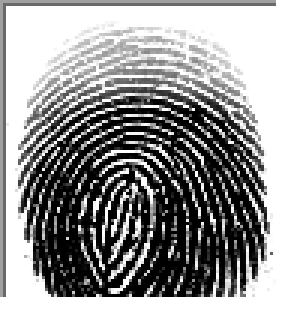
#> input picture GUI/Real/1__M_Left_index_finger.BMP, 96 x 103 px (shown 3 times larger)
$ python scanner.py
#> lines starting #> are read from the running program, lines starting #| are printed output that depends on the picture
#> the answer given: GUI/Real/1__M_Left_index_finger.BMP
import cv2
import numpy as np
import os
from tkinter import filedialog
from PIL import Image, ImageFilter
import cv2
import numpy as np
import database
import io

class Scanner:
    # [70 lines left out: functions matcher, match_in_db, not called in this run]

    def get_pixel_sum(self, image_data):
        image = Image.open(io.BytesIO(image_data))
#> image is the input picture: PIL image 96x103 RGBA; mean R, G, B, A 125.1, 125.1, 125.1, 234.9
        image = image.filter(ImageFilter.GaussianBlur(radius = 2))
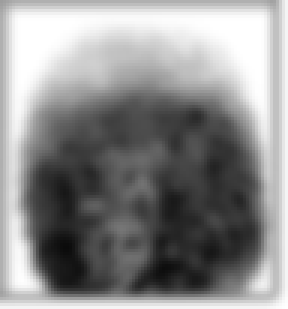
#> image: PIL image 96x103 RGBA (shown 3 times larger); mean R, G, B, A 125.2, 125.2, 125.2, 234.9; transparent parts drawn white
        # height, width, number of channels in image
        width, height = image.size
#> width = 96; height = 103
        print('Image Height       : ',height)
#| Image Height       :  103
        print('Image Width        : ',width)
#| Image Width        :  96

        rgbImage = image.convert('RGB')
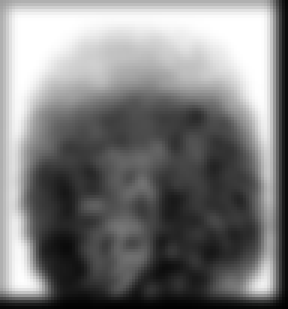
#> rgbImage: PIL image 96x103 RGB (shown 3 times larger); min 0, max 255, mean 125.2
        pixelSum = 0
        white = 254
        for i in range(0,height):
            for j in range(0,width):
                r, g, b = rgbImage.getpixel((j, i))
                if (r != white) and (g != white) and (b != white):
                    pixelSum = pixelSum +1
#> after the loop, pixelSum = 9772
        print(f"Total number of black pixels = {pixelSum}")
#| Total number of black pixels = 9772
        return pixelSum

    # [17 lines left out: functions blur_image, get_contours, not called in this run]


if __name__ == "__main__":
    scanner = Scanner()
    # [15 lines of commented-out code are left out]

    file_path1 = filedialog.askopenfilename(initialdir=os.getcwd(), title="Select Finger Print", filetypes=[("BMP Files", "*.BMP"),("PNG Files", "*.png"),("JPG Files","*.jpg"),("JPEG Files","*.jpeg"),("GIF Files","*.gif")])
    if not file_path1:
        print("file not selected")
    else:
        with open(file_path1, 'rb') as file:
            image_data = file.read()
            scanner = Scanner()
            print(scanner.get_pixel_sum(image_data))

$ run again, on GUI/Real/4__M_Left_index_finger.BMP
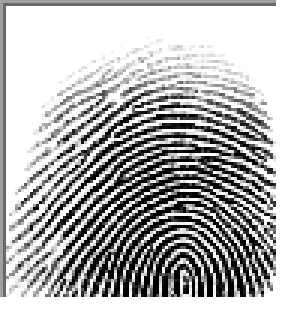
#> input picture GUI/Real/4__M_Left_index_finger.BMP, 96 x 103 px (shown 3 times larger)
#> in get_pixel_sum, image is the input picture: PIL image 96x103 RGBA; mean R, G, B, A 156, 156, 156, 234.9
#> in get_pixel_sum, `image = image.filter(ImageFilter.GaussianBlur(radius = 2))`:
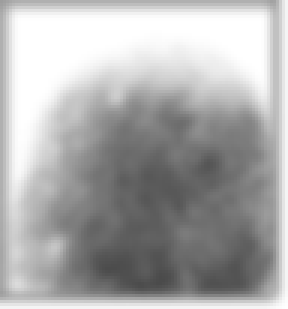
#> image: PIL image 96x103 RGBA (shown 3 times larger); mean R, G, B, A 156.1, 156.1, 156.1, 234.9; transparent parts drawn white
#| Image Height       :  103
#| Image Width        :  96
#> in get_pixel_sum, `rgbImage = image.convert('RGB')`:
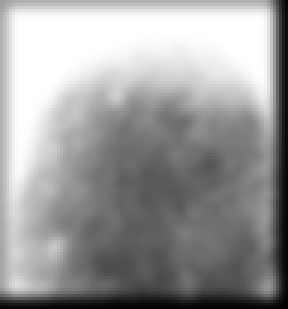
#> rgbImage: PIL image 96x103 RGB (shown 3 times larger); min 0, max 255, mean 156.1
#> after the loop in get_pixel_sum, `for i in range(0,height):`: pixelSum = 9676
#| Total number of black pixels = 9676

$ run again, on GUI/Real/5__M_Left_index_finger.BMP
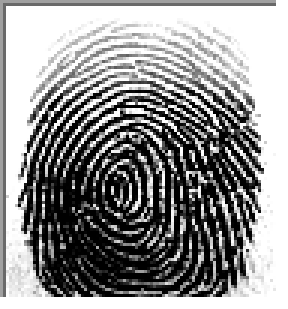
#> input picture GUI/Real/5__M_Left_index_finger.BMP, 96 x 103 px (shown 3 times larger)
#> in get_pixel_sum, image is the input picture: PIL image 96x103 RGBA; mean R, G, B, A 126.9, 126.9, 126.9, 234.9
#> in get_pixel_sum, `image = image.filter(ImageFilter.GaussianBlur(radius = 2))`:
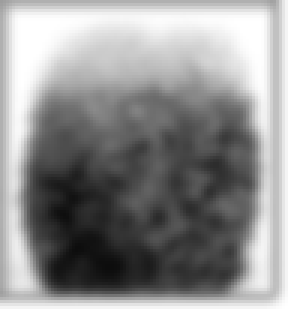
#> image: PIL image 96x103 RGBA (shown 3 times larger); mean R, G, B, A 126.9, 126.9, 126.9, 234.9; transparent parts drawn white
#| Image Height       :  103
#| Image Width        :  96
#> in get_pixel_sum, `rgbImage = image.convert('RGB')`:
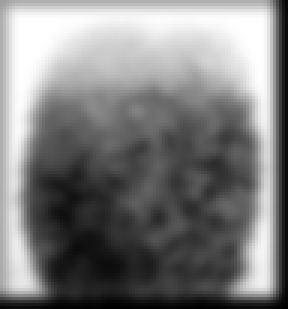
#> rgbImage: PIL image 96x103 RGB (shown 3 times larger); min 0, max 255, mean 126.9
#> after the loop in get_pixel_sum, `for i in range(0,height):`: pixelSum = 9796
#| Total number of black pixels = 9796

$ run again, on GUI/Real/1__M_Left_little_finger.BMP
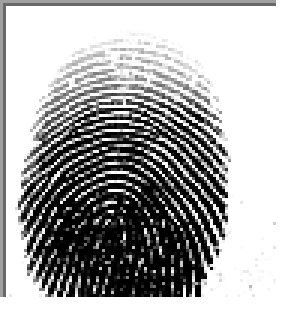
#> input picture GUI/Real/1__M_Left_little_finger.BMP, 96 x 103 px (shown 3 times larger)
#> in get_pixel_sum, image is the input picture: PIL image 96x103 RGBA; mean R, G, B, A 148, 148, 148, 234.9
#> in get_pixel_sum, `image = image.filter(ImageFilter.GaussianBlur(radius = 2))`:
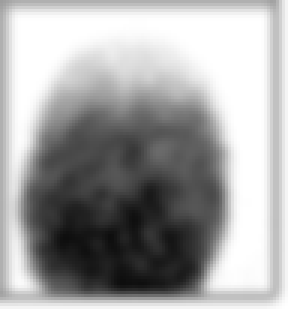
#> image: PIL image 96x103 RGBA (shown 3 times larger); mean R, G, B, A 148.1, 148.1, 148.1, 234.9; transparent parts drawn white
#| Image Height       :  103
#| Image Width        :  96
#> in get_pixel_sum, `rgbImage = image.convert('RGB')`:
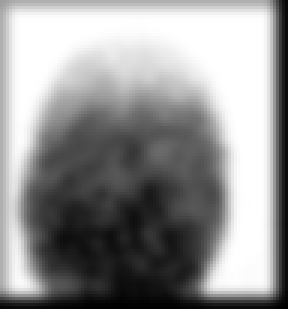
#> rgbImage: PIL image 96x103 RGB (shown 3 times larger); min 0, max 255, mean 148.1
#> after the loop in get_pixel_sum, `for i in range(0,height):`: pixelSum = 9620
#| Total number of black pixels = 9620
